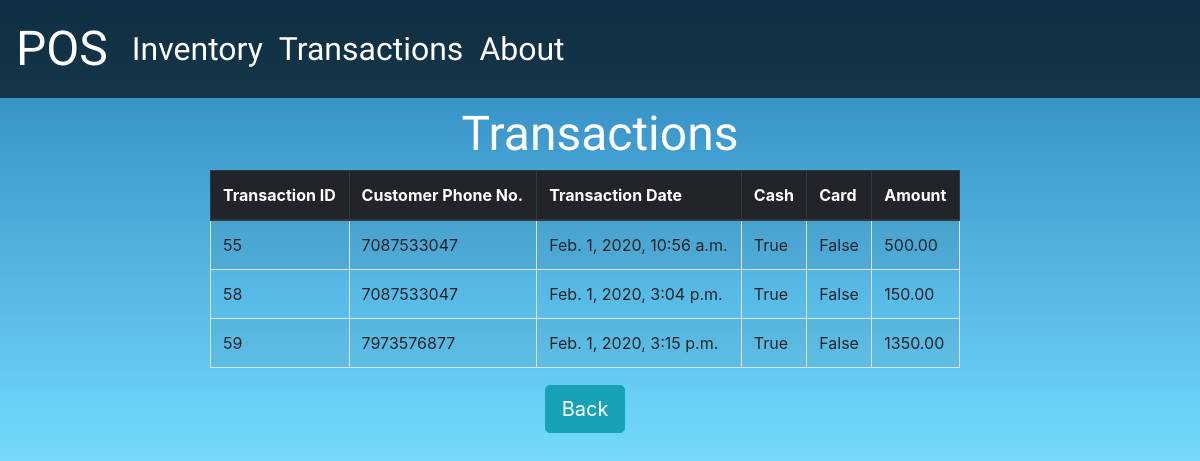
The page /transactions/records on the database as committed earlier.
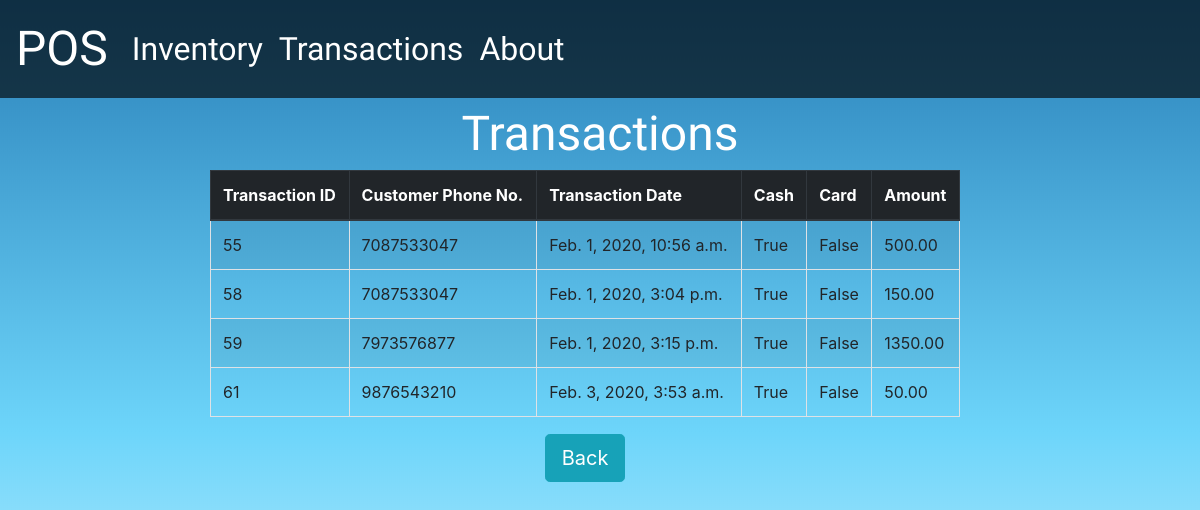
The same page on the database as committed later.
### transactions/models.py (models this page shows)
class paymentdetails(models.Model):
    customer_phoneno=models.IntegerField(blank=False)
    payment_date=models.DateTimeField( auto_now_add=True)
    cash=models.BooleanField(blank=True, default=True)
    card=models.BooleanField(blank=True)
    amount=models.DecimalField(blank=True, decimal_places=2, max_digits=10000, null=True)

### transactions/views.py (the view)
# urls.py: path('records',record),
def record(request):
    trans_instance=paymentdetails.objects.all()
    table_columns=["Transaction ID", "Customer Phone No.", "Transaction Date","Cash","Card","Amount"]
    context={
        'tcol':table_columns,
        'record_instance':trans_instance
    }
    return render(request, 'record.html',context)

### transactions/templates/record.html
{% extends 'transbase.html' %}
{% block content %}
<div class='row container-fluid'>
        <div class='col-md-2'></div>
        <div class='col-md-8'>
            <table align='center' border='1' class='table table-hover table-bordered table-striped rounded'>
            <thead class='thead-dark'>
                <tr>
                    {% for x in tcol %}
                    <th>{{x}}</th>
                    {%endfor%}
                </tr>
        </thead>
            {% for value in record_instance %}
            <tr>
                <td>{{value.id}}</td>
                <td>{{value.customer_phoneno}}</td>
                <td>{{value.payment_date}}</td>
                <td>{{value.cash}}</td>
                <td>{{value.card}}</td>
                <td>{{value.amount}}</td>
            </tr>
            {% endfor %}
        </table>
        <div class='col-md-2'></div>
</div>
<div class='container-fluid'>
    <center> <a href="." class="btn btn-info btn-lg">Back</a></center>
</div>
    {% endblock %}

Rows that differ between the two databases and show on the page:
added paymentdetails: id "61", customer_phoneno "9876543210", payment_date "Feb. 3, 2020, 3:53 a.m.", cash "True", card "False", amount "50.00"
